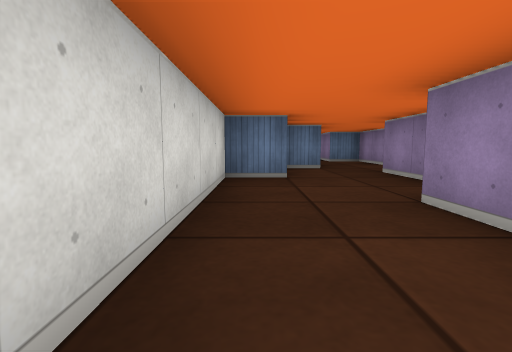
[1] (above)

16 first-person views from a walk through a cub3D level. The camera is about half as high as the walls, tilts 6° down and sees 85° across. The floor is counted in squares. Each view is taken from the middle of a square. On the plan, view 1 faces up. The plan holds only what a view shows up to about 9 squares ahead; the rest is blank. The place goes on beyond the plan.

[2]
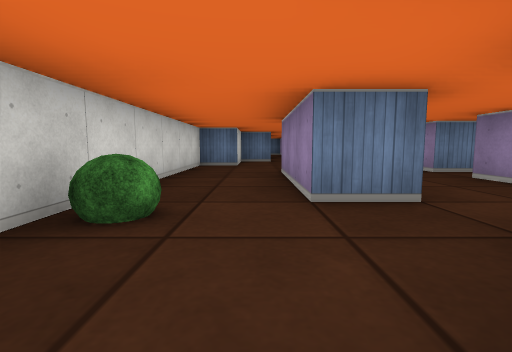

[3]
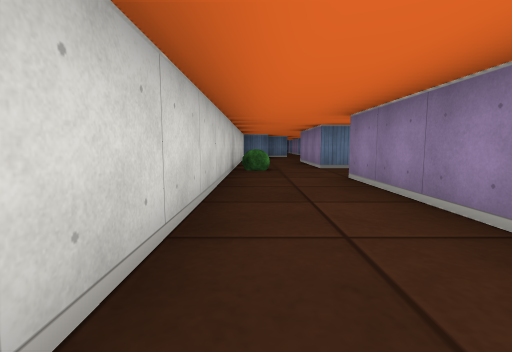

[4]
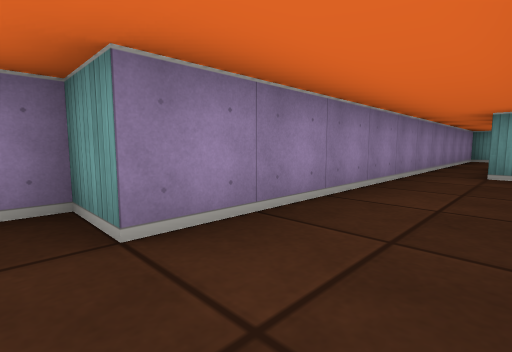

[5]
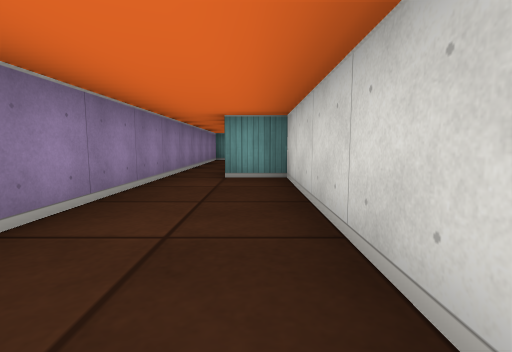

[6]
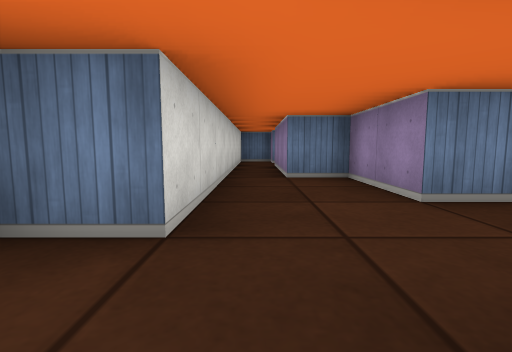

[7]
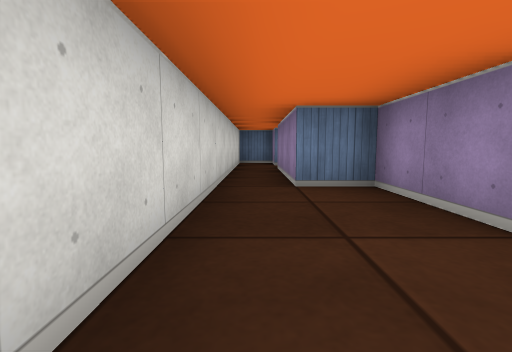

[8]
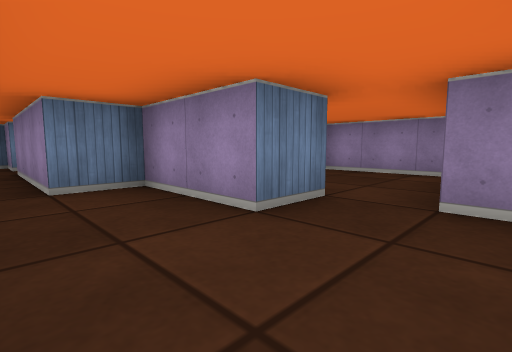

[9]
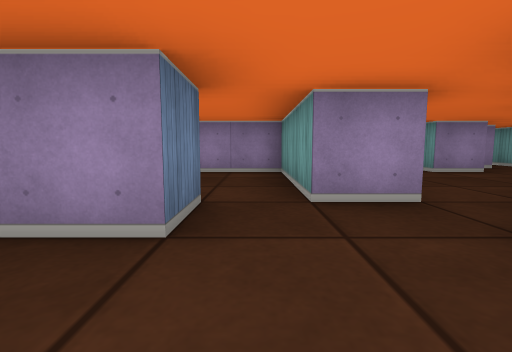

[10]
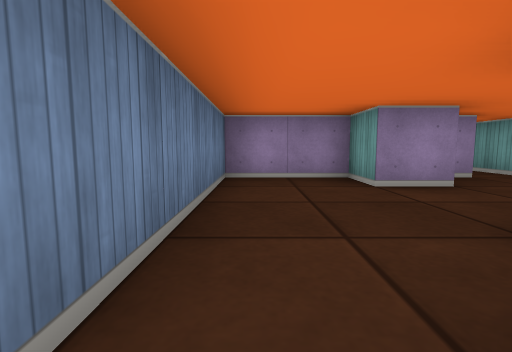

[11]
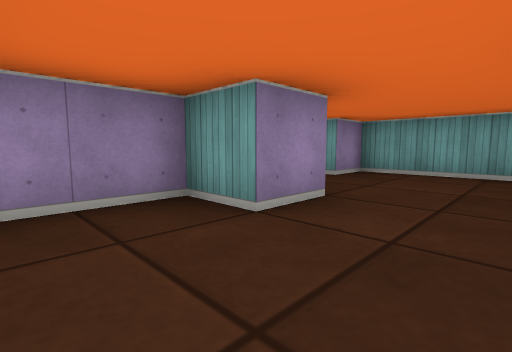

[12]
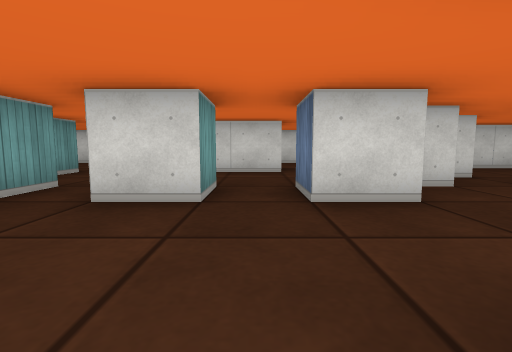

[13]
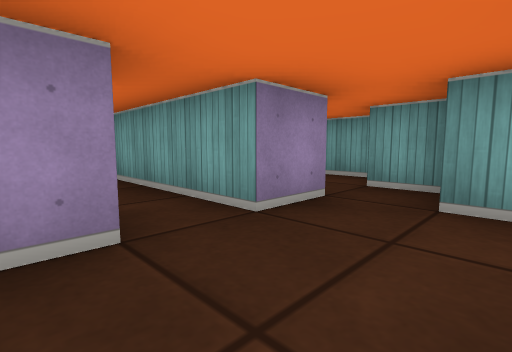

[14]
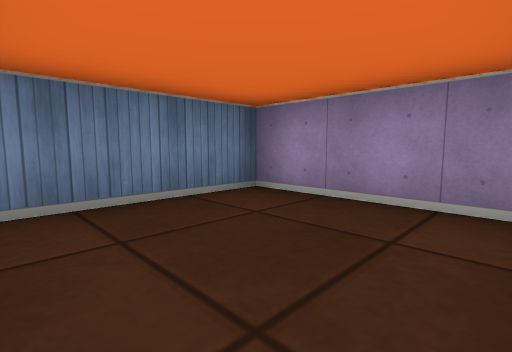

[15]
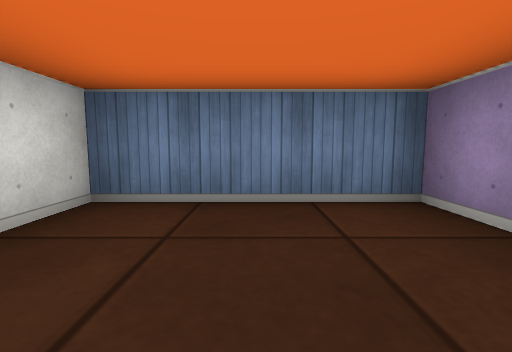

[16]
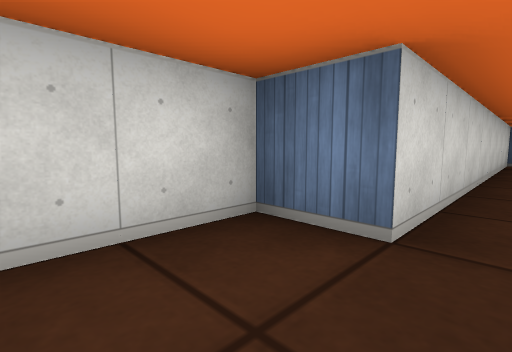

### Floor plan
Points are (right, up) in squares from view 1. A wall is a line through its corners. A room is listed if a view was taken in it or the views show most of it. See-through windows are left out.
Room 1 (views 1, 2, 3, 4, 5, 6, 7, 8, 9, 10, 14, 16)
walls: (2.5, 4.1) (2.5, 5.5); (0.6, 4.5) (-0.5, 4.5) (-0.5, -7.5) (0.5, -7.5); (3.5, 5.6) (3.5, 5.1); (2.6, -0.5) (1.5, -0.5) (1.5, 2.5); (5.5, 5.5) (4.5, 5.5) (4.5, 6.5) (5.5, 6.5); (4.6, 7.5) (3.5, 7.5) (3.5, 9.5) (2.5, 9.5) (2.5, 12.5); (1.5, -7.5) (1.5, -2.5) (2.5, -2.5) (2.5, -2); (2.5, 13.5) (2.5, 14.5) (1.5, 14.5) (1.5, 6.5) (0.5, 6.5) (0.5, 4.8)
ways out: opening at (2, -1) to room 2; opening at (2, 3) to room 2; opening at (5, 5) to room 2; opening at (5, 7) to room 3; opening at (1, -8)
objects: bush (0, -1)
Room 2 (views 11, 12, 13)
walls: (4.5, 0.4) (4.5, 1.5) (5.5, 1.5) (5.5, 0.5); (7.5, 2.4) (7.5, 3.5) (8.5, 3.5) (8.5, 5.5) (5.5, 5.5); (8.5, 1.4) (8.5, 1.9); (5.5, 3.6) (5.5, 2.5) (4.5, 2.5); (4.5, -1.6) (4.5, -0.5) (8.5, -0.5) (8.5, 0.5) (9.9, 0.5); (2.5, 2.6) (2.5, 1.1); (4.5, 4.6) (4.5, 4); (3.6, -2.5) (4.5, -2.5); (2.5, -1.5) (3.5, -1.5); (4.9, -3.5) (5.8, -3.5)
ways out: opening at (2, -1) to room 1; opening at (2, 3) to room 1; opening at (5, 5) to room 1; opening at (9, 1)
Room 3 (view 15)
walls: (5.5, 6.5) (7.5, 6.5) (7.5, 9.5) (4.5, 9.5) (4.5, 8.5)
ways out: opening at (5, 7) to room 1

Positions as (right, up) in squares from view 1, and headings:
1: (0, 0), facing up
2: (1, -3), facing up
3: (0, -7), facing up
4: (0, -2), facing down-right
5: (0, -3), facing down
6: (2, 5), facing up
7: (2, 6), facing up
8: (2, 6), facing up-right
9: (2, 7), facing right
10: (4, 5), facing right
11: (6, 5), facing down-right
12: (8, 2), facing left
13: (3, 1), facing down-right
14: (5, 7), facing up-right
15: (6, 7), facing up
16: (2, 5), facing up-left
